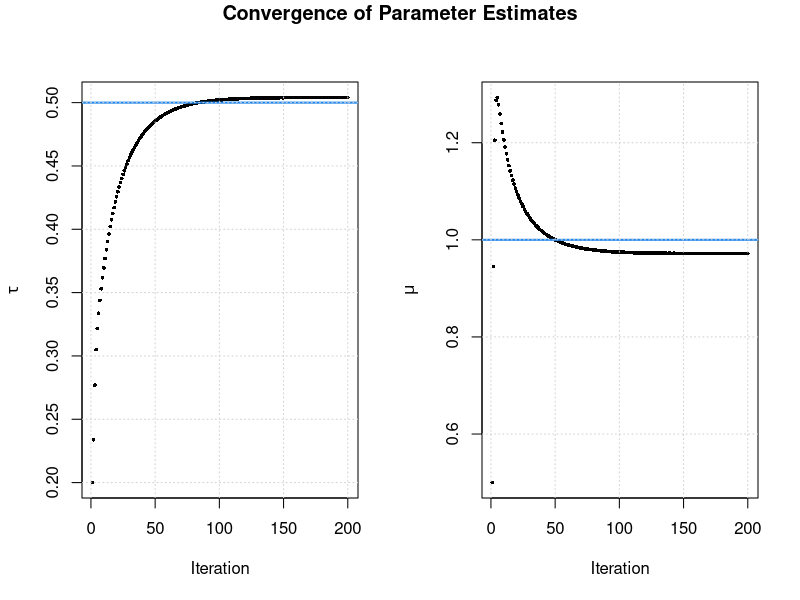

Write R code to recreate this figure.
## ---- chunk 1
set.seed(48)
n = 500
# true value
tau = 0.6
mu = 1
y = ifelse(runif(n) < tau, rnorm(n, mu, 1), rnorm(n, 0, 1))
## ---- chunk 2
# Initialize
tau0 = 0.5
mu0 = 0.5

# create vectors to save parameters at all iterations
tauvals = rep(tau0, 100)
muvals = rep(mu0, 100)

# do 39 iterations of EM
for (i in 1:99) {
  # E step
  tmp = tauvals[i]*dnorm(y, muvals[i], 1)/(tauvals[i]*dnorm(y, muvals[i], 1)
                                           +(1-tauvals[i])*dnorm(y, 0, 1))
  
  # M step
  tauvals[i+1] = mean(tmp)
  muvals[i+1] = sum(tmp*y)/(n*tauvals[i+1])
}
## ---- chunk 3
print(tauvals[71:100])
print(muvals[71:100])
## ---- chunk 4
set.seed(48)
n = 100
# true value
tau = 0.5
mu = 1
y = ifelse(runif(n) < tau, rnorm(n, mu, 1), rnorm(n, 0, 1))

# Initialize
tau0 = 0.2
mu0 = 0.5

# create vectors to save parameters at all iterations
tauvals = rep(tau0, 200)
muvals = rep(mu0, 200)

# do 199 iterations of EM
for (i in 1:199) {
  # E step
  tmp = tauvals[i]*dnorm(y, muvals[i], 1)/(tauvals[i]*dnorm(y, muvals[i], 1)
                                           +(1-tauvals[i])*dnorm(y, 0, 1))
  
  # M step
  tauvals[i+1] = mean(tmp)
  muvals[i+1] = sum(tmp*y)/(n*tauvals[i+1])
}
## ---- chunk 5
print(tauvals[151: 200])
print(muvals[151 :200])
## ---- chunk 6
par(mfrow = c(1, 2))
plot(tauvals, pch = 16, cex = 0.5, ylab = expression(tau), xlab = "Iteration")
abline(h = 0.5, col = "dodgerblue2", lwd = 2)
grid()
plot(muvals, pch = 16, cex = 0.5, ylab = expression(mu), xlab = "Iteration")
abline(h = 1, col = "dodgerblue2", lwd = 2)
grid()
title(main = "Convergence of Parameter Estimates", outer = TRUE, line = -1)
